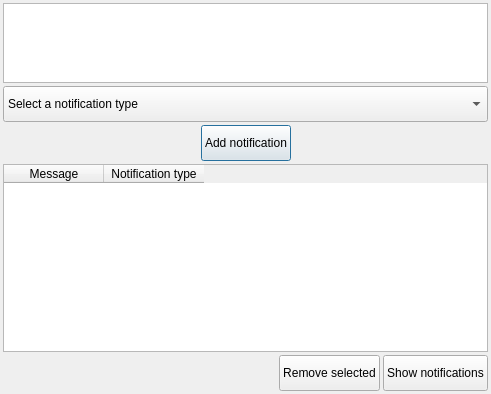
<?xml version="1.0" encoding="UTF-8"?>
<ui version="4.0">
 <class>Dialog</class>
 <widget class="QDialog" name="Dialog">
  <property name="geometry">
   <rect>
    <x>0</x>
    <y>0</y>
    <width>491</width>
    <height>394</height>
   </rect>
  </property>
  <property name="windowTitle">
   <string>Dialog</string>
  </property>
  <layout class="QVBoxLayout" name="verticalLayout">
   <property name="spacing">
    <number>3</number>
   </property>
   <property name="leftMargin">
    <number>3</number>
   </property>
   <property name="topMargin">
    <number>3</number>
   </property>
   <property name="rightMargin">
    <number>3</number>
   </property>
   <property name="bottomMargin">
    <number>3</number>
   </property>
   <item>
    <widget class="QPlainTextEdit" name="messageTextEdit">
     <property name="minimumSize">
      <size>
       <width>0</width>
       <height>80</height>
      </size>
     </property>
     <property name="maximumSize">
      <size>
       <width>16777215</width>
       <height>80</height>
      </size>
     </property>
    </widget>
   </item>
   <item>
    <widget class="QComboBox" name="notificationTypeCombo">
     <property name="minimumSize">
      <size>
       <width>0</width>
       <height>36</height>
      </size>
     </property>
     <item>
      <property name="text">
       <string>Select a notification type</string>
      </property>
     </item>
     <item>
      <property name="text">
       <string>Information</string>
      </property>
     </item>
     <item>
      <property name="text">
       <string>Warning</string>
      </property>
     </item>
     <item>
      <property name="text">
       <string>Error</string>
      </property>
     </item>
    </widget>
   </item>
   <item>
    <layout class="QHBoxLayout" name="horizontalLayout">
     <item>
      <spacer name="horizontalSpacer">
       <property name="orientation">
        <enum>Qt::Horizontal</enum>
       </property>
       <property name="sizeHint" stdset="0">
        <size>
         <width>40</width>
         <height>20</height>
        </size>
       </property>
      </spacer>
     </item>
     <item>
      <widget class="QPushButton" name="addNotificationButton">
       <property name="minimumSize">
        <size>
         <width>0</width>
         <height>36</height>
        </size>
       </property>
       <property name="text">
        <string>Add notification</string>
       </property>
      </widget>
     </item>
     <item>
      <spacer name="horizontalSpacer_2">
       <property name="orientation">
        <enum>Qt::Horizontal</enum>
       </property>
       <property name="sizeHint" stdset="0">
        <size>
         <width>40</width>
         <height>20</height>
        </size>
       </property>
      </spacer>
     </item>
    </layout>
   </item>
   <item>
    <widget class="QTableWidget" name="notificationsTable">
     <property name="alternatingRowColors">
      <bool>true</bool>
     </property>
     <property name="selectionMode">
      <enum>QAbstractItemView::SingleSelection</enum>
     </property>
     <property name="selectionBehavior">
      <enum>QAbstractItemView::SelectRows</enum>
     </property>
     <property name="showGrid">
      <bool>false</bool>
     </property>
     <attribute name="verticalHeaderVisible">
      <bool>false</bool>
     </attribute>
     <column>
      <property name="text">
       <string>Message</string>
      </property>
      <property name="textAlignment">
       <set>AlignCenter</set>
      </property>
     </column>
     <column>
      <property name="text">
       <string>Notification type</string>
      </property>
     </column>
    </widget>
   </item>
   <item>
    <layout class="QHBoxLayout" name="horizontalLayout_2">
     <item>
      <spacer name="horizontalSpacer_3">
       <property name="orientation">
        <enum>Qt::Horizontal</enum>
       </property>
       <property name="sizeHint" stdset="0">
        <size>
         <width>40</width>
         <height>20</height>
        </size>
       </property>
      </spacer>
     </item>
     <item>
      <widget class="QPushButton" name="removeNotificationButton">
       <property name="minimumSize">
        <size>
         <width>0</width>
         <height>36</height>
        </size>
       </property>
       <property name="maximumSize">
        <size>
         <width>16777215</width>
         <height>16777215</height>
        </size>
       </property>
       <property name="text">
        <string>Remove selected</string>
       </property>
      </widget>
     </item>
     <item>
      <widget class="QPushButton" name="showNotificationsButton">
       <property name="minimumSize">
        <size>
         <width>0</width>
         <height>36</height>
        </size>
       </property>
       <property name="text">
        <string>Show notifications</string>
       </property>
      </widget>
     </item>
    </layout>
   </item>
  </layout>
 </widget>
 <resources/>
 <connections/>
</ui>
